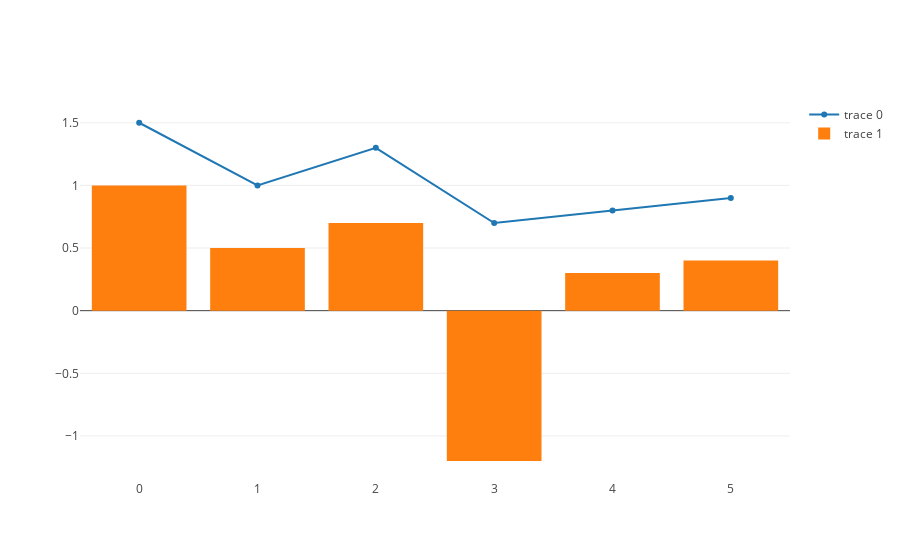

The notebook cell saved with this chart:
### Code cell
import plotly.graph_objs as go

trace1 = go.Scatter(
    x=[0, 1, 2, 3, 4, 5],
    y=[1.5, 1, 1.3, 0.7, 0.8, 0.9]
)
trace2 = go.Bar(
    x=[0, 1, 2, 3, 4, 5],
    y=[1, 0.5, 0.7, -1.2, 0.3, 0.4]
)


config = {
    'linkText': "Let's visit plot.ly !!!",
    'scrollZoom': True,
    'displayModeBar': True,
    'editable': False,
    'responsive':False,
}

data = [trace1, trace2]
pyo.iplot(data, config=config)

### Figure 1 — Plotly figure (JSON) as saved in the notebook; plotly's stock layout.template omitted (floating-point values rounded to 4 significant figures)
{"data": [{"type": "scatter", "uid": "b94701a3-18d5-4092-bdd0-91826dd2fc55", "x": [0, 1, 2, 3, 4, 5], "y": [1.5, 1, 1.3, 0.7, 0.8, 0.9]}, {"type": "bar", "uid": "2b6b9c2d-f97d-40be-8a71-26df2a55c374", "x": [0, 1, 2, 3, 4, 5], "y": [1, 0.5, 0.7, -1.2, 0.3, 0.4]}], "layout": {}}
